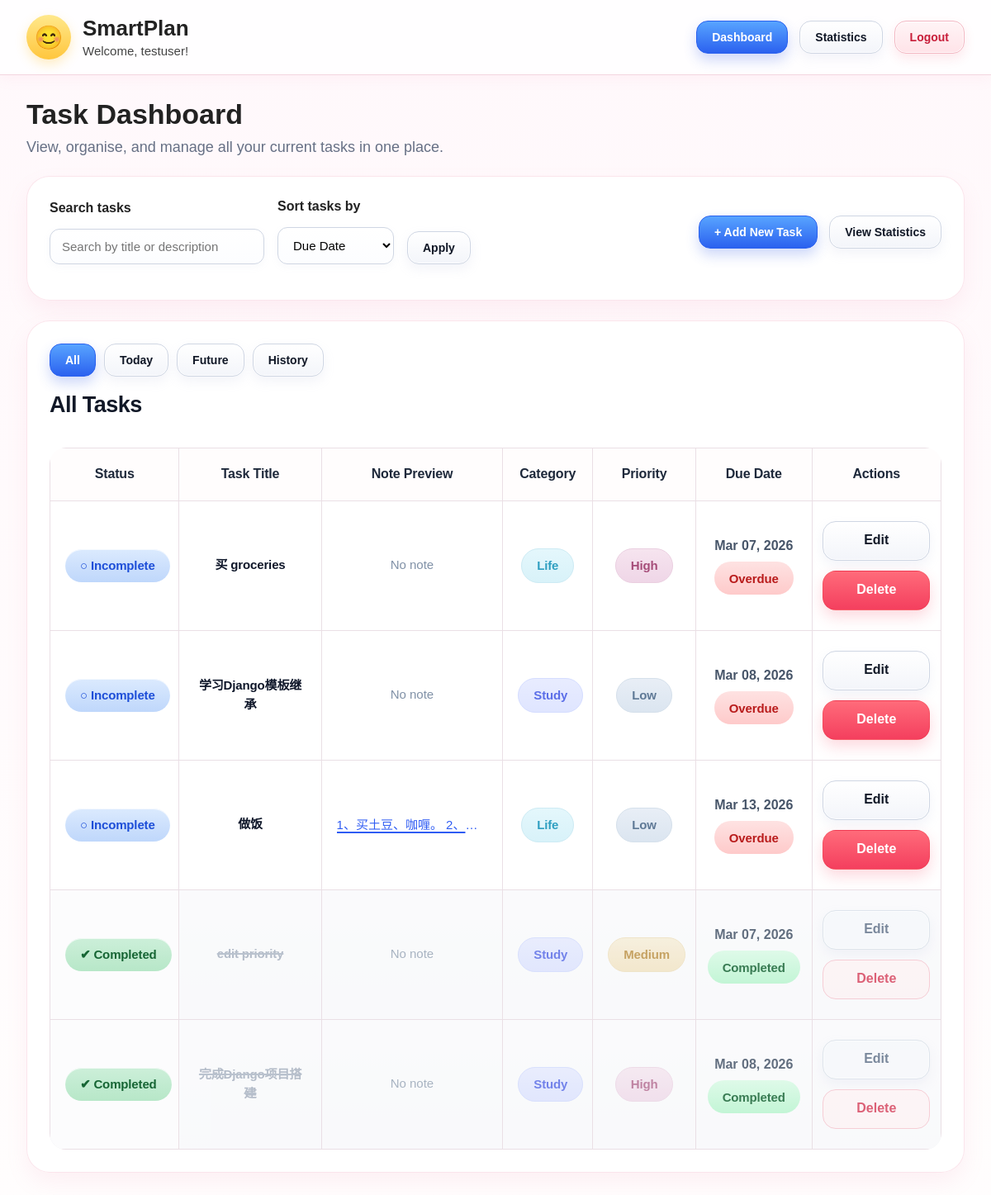
The page / (signed in) on the database as committed earlier.
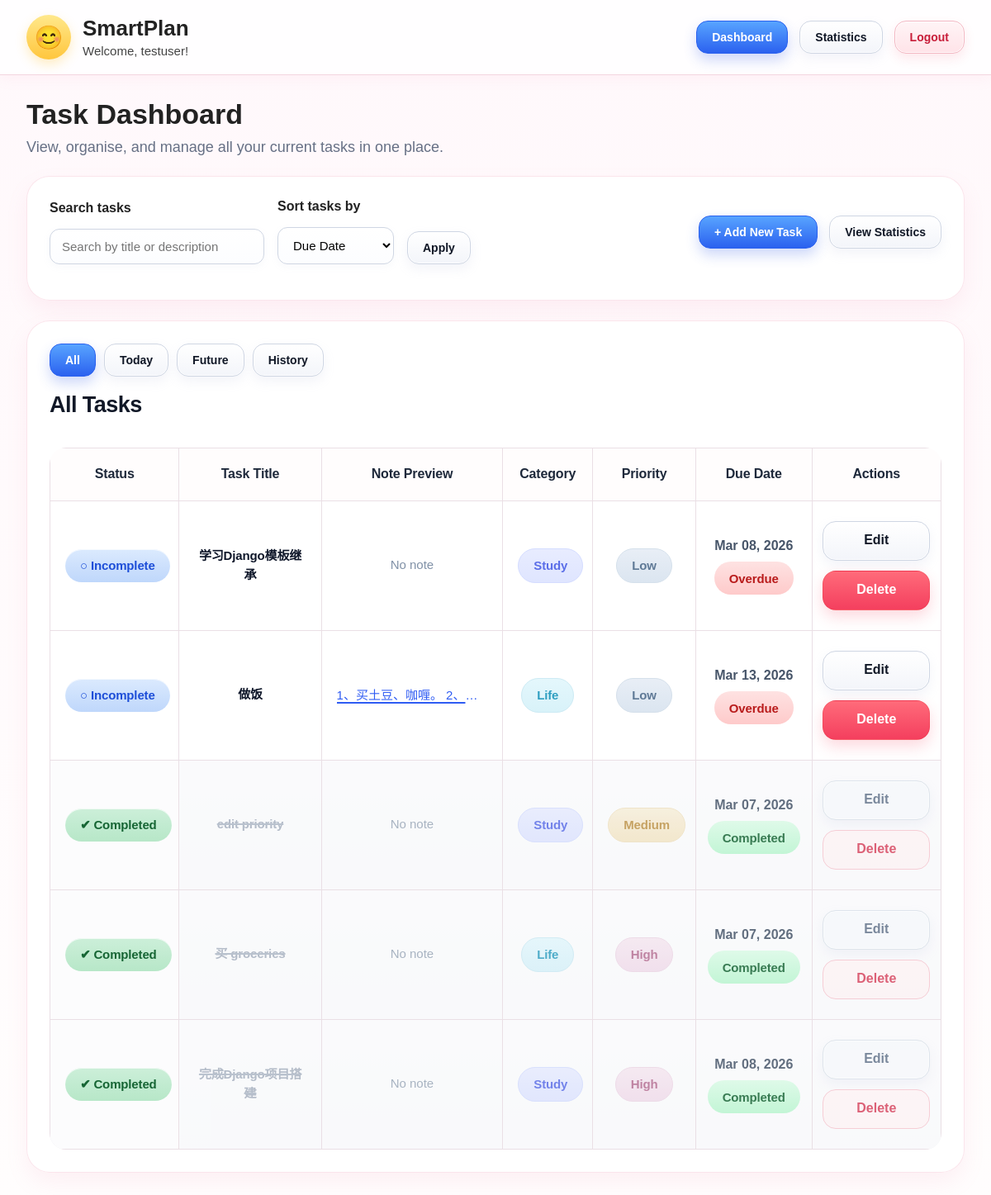
The same page on the database as committed later.
### task/models.py (models this page shows, shortened)
class Task(models.Model):
    PRIORITY_CHOICES = [
        ('high', 'High'),
        ('medium', 'Medium'),
        ('low', 'Low'),
    ]
    user = models.ForeignKey(User, on_delete=models.CASCADE)
    title = models.CharField(max_length=255)
    description = models.TextField(blank=True)
    due_date = models.DateField(null=True, blank=True)
    created_at = models.DateTimeField(auto_now_add=True)
    completed_at = models.DateTimeField(null=True, blank=True)
    category = models.ForeignKey(Category, on_delete=models.SET_NULL, null=True,blank=True)
    priority = models.CharField(max_length=10, choices=PRIORITY_CHOICES, default='medium')
    status = models.BooleanField(default=False)
    note = models.TextField(blank=True, null=True)

class Category(models.Model):
    name = models.CharField(max_length=100, unique=True)
    color = models.CharField(max_length=7, default='#000000')
    description = models.TextField(blank=True)

### task/views.py (the view, shortened to what this page needs)
# urls.py: path('', views.task_dashboard, name='task_dashboard'),
@login_required
def task_dashboard(request):
    user = request.user
    sort_by = request.GET.get('sort', 'due_date')
    query = request.GET.get('q', '').strip()
    period = request.GET.get('period', 'all')
    status_filter = request.GET.get('status', '').strip().lower()
    category_filter = request.GET.get('category', '').strip()
    priority_filter = request.GET.get('priority', '').strip().lower()
    tasks = Task.objects.filter(user=user)# Ensure users can only access their own tasks (data isolation)
    if query:
        tasks = tasks.filter(
            Q(title__icontains=query) | Q(description__icontains=query)
        )
    today = timezone.localdate()
    soon_limit = today + timedelta(days=3)
    if period == 'today':
        tasks = tasks.filter(due_date=today, status=False)
        period_title = 'Today'
    elif period == 'future':
        tasks = tasks.filter(due_date__gt=today, status=False)
        period_title = 'Future'
    elif period == 'history':
        tasks = tasks.filter(Q(status=True) | Q(due_date__lt=today))
        period_title = 'History'
    else:
        period_title = 'All Tasks'
    if status_filter == 'completed':
        tasks = tasks.filter(status=True)
    elif status_filter == 'pending':
        tasks = tasks.filter(status=False)
    elif status_filter == 'overdue':
        tasks = tasks.filter(
            status=False,
            due_date__isnull=False,
            due_date__lt=today
        )
    if category_filter:
        tasks = tasks.filter(category__name=category_filter)
    if priority_filter in ['high', 'medium', 'low']:
        tasks = tasks.filter(priority=priority_filter)
    if sort_by == 'priority':
        tasks = tasks.annotate(
            priority_order=Case(
                When(priority='high', then=3),
                When(priority='medium', then=2),
                When(priority='low', then=1),
                default=0,
                output_field=IntegerField()
            )
        ).order_by('status', '-priority_order', 'due_date', '-created_at')
    elif sort_by == 'created_at':
        tasks = tasks.order_by('status', '-created_at')
    else:
        tasks = tasks.order_by('status', 'due_date', '-created_at')
    display_tasks = []
    for task in tasks:
        due_state = ''
        due_label = ''
        history_state = ''
        if task.due_date:
            if not task.status and task.due_date < today:
                due_state = 'overdue'
                due_label = 'Overdue'
            elif not task.status and task.due_date == today:
                due_state = 'today'
                due_label = 'Today'
            elif not task.status and task.due_date == today + timedelta(days=1):
                due_state = 'tomorrow'
                due_label = 'Tomorrow'
            elif not task.status and task.due_date <= soon_limit:
                due_state = 'upcoming'
                due_label = 'Upcoming'
            elif not task.status and task.due_date > soon_limit:
                due_state = 'upcoming'
                due_label = 'Upcoming'
            elif task.status:
                due_state = 'done'
                due_label = 'Completed'
        if period == 'history':
            if task.status:
                history_state = 'completed'
            elif task.due_date and task.due_date < today:
                history_state = 'overdue'
        task.due_state = due_state
        task.due_label = due_label
        task.history_state = history_state
        display_tasks.append(task)
    categories = Category.objects.all()
    context = {
        'tasks': display_tasks,
        'categories': categories,
        'current_sort': sort_by,
        'current_query': query,
        'current_period': period,
        'current_status_filter': status_filter,
        'current_category_filter': category_filter,
        'current_priority_filter': priority_filter,
        'period_title': period_title,
        'today': today,
        'user': user
    }
    return render(request, 'task/dashboard.html', context)

### task/templates/task/dashboard.html (shortened to what the changed rows need)
{% extends 'task/base.html' %}
{% block content %}
<div class="page-header">
    <h2>Task Dashboard</h2>
</div>
<div class="content-card dashboard-section">
    <div class="table-wrap">
        <table class="task-table">
            <thead>
                <tr>
                    <th>Status</th>
                    <th>Task Title</th>
                    <th>Note Preview</th>
                    <th>Category</th>
                    <th>Priority</th>
                    <th>Due Date</th>
                    <th>Actions</th>
                </tr>
            </thead>
            <tbody>
            {% if tasks %}
                {% for task in tasks %}
                    <tr id="task-{{ task.id }}" class="task-row {% if task.status %}task-completed{% endif %}">
                        <td>
                            <a href="{% url 'toggle_task_status' task.id %}?next={{ request.get_full_path|urlencode }}%23task-{{ task.id }}"
                               aria-label="Toggle task status">
                                {% if task.status %}
                                    <span class="status-badge status-done">✔ Completed</span>
                                {% else %}
                                    <span class="status-badge status-active">○ Incomplete</span>
                                {% endif %}
                            </a>
                        </td>
                        <td>
                            <span class="{% if task.status %}task-title-completed{% else %}task-title{% endif %}">
                                {{ task.title }}
                            </span>
                        </td>
                        <td class="note-cell">
                            {% if task.note %}
                                <a href="javascript:void(0)"
                                   class="note-link"
                                   data-title="{{ task.title }}"
                                   data-note="{{ task.note|escapejs }}">
                                    {{ task.note|truncatechars:28 }}
                                </a>
                            {% else %}
                                <span class="muted-text">No note</span>
                            {% endif %}
                        </td>
                        <td>
                            {% with cat=task.category.name|default:"None" %}
                                {% if cat == "Study" %}
                                    <span class="category-badge category-badge-study">{{ cat }}</span>
                                {% elif cat == "Work" %}
                                    <span class="category-badge category-badge-work">{{ cat }}</span>
                                {% elif cat == "Life" %}
                                    <span class="category-badge category-badge-life">{{ cat }}</span>
                                {% else %}
                                    <span class="category-badge category-badge-default">{{ cat }}</span>
                                {% endif %}
                            {% endwith %}
                        </td>
                        <td>
                            <span class="priority-badge priority-{{ task.priority }}">
                                {{ task.get_priority_display }}
                            </span>
                        </td>
                        <td>
                            <div class="due-cell">
                                <span class="due-date-text">{{ task.due_date|date:"M d, Y"|default:"None" }}</span>
                                {% if current_period == 'history' %}
                                    {% if task.history_state == 'completed' %}
                                        <span class="history-badge history-badge-completed">Completed</span>
                                    {% elif task.history_state == 'overdue' %}
                                        <span class="history-badge history-badge-overdue">Overdue</span>
                                    {% endif %}
                                {% else %}
                                    {% if task.due_label %}
                                        <span class="due-badge due-badge-{{ task.due_state }}">
                                            {{ task.due_label }}
                                        </span>
                                    {% endif %}
                                {% endif %}
                            </div>
                        </td>
                        <td>
                            <div class="inline-actions task-actions">
                                <a href="{% url 'edit_task' task.id %}" class="btn btn-secondary">Edit</a>
                                <a href="javascript:void(0);"
                                   class="btn btn-danger delete-btn"
                                   data-delete-url="{% url 'delete_task' task.id %}"
                                   data-task-title="{{ task.title|escapejs }}">
                                    Delete
                                </a>
                            </div>
                        </td>
                    </tr>
                {% endfor %}
            {% else %}
                <tr>
                    <td colspan="7" class="empty-cell">No tasks found in this section.</td>
                </tr>
            {% endif %}
            </tbody>
        </table>
    </div>
</div>
{% endblock %}

Rows that differ between the two databases and show on the page:
changed Task "买 groceries": due_label "Overdue" → "Completed"; status "○ Incomplete" → "✔ Completed"; moves down the list
